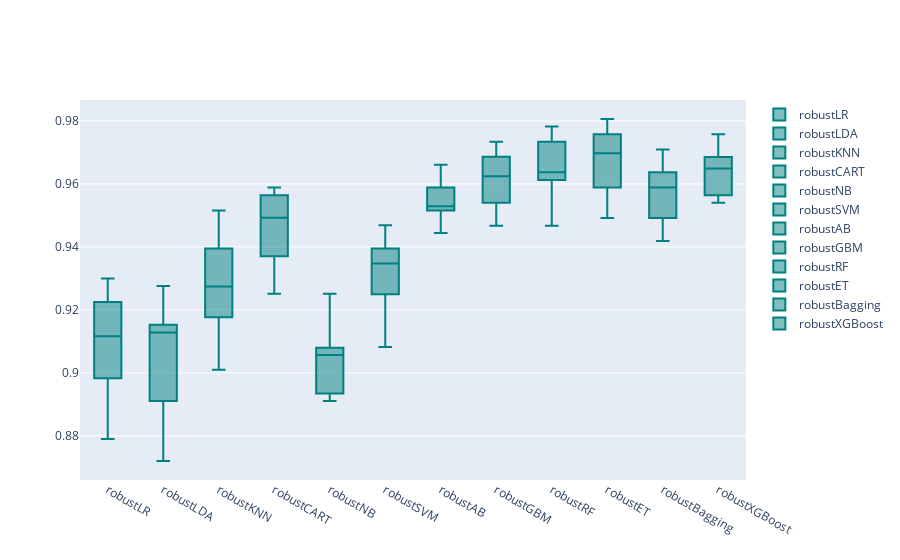

This figure's notebook cell:
### Code cell
models = GetScaledModel('robust')
names,results = BasedLine2(X_train, y_train,models)
PlotBoxR().PlotResult(names,results)

scaledScoreMinMax = ScoreDataFrame(names,results)
compareModels = pd.concat([basedLineScore,
                           scaledScoreStandard,
                          scaledScoreMinMax], axis=1)
compareModels

### Figure 1 — Plotly figure (JSON) as saved in the notebook; plotly's stock layout.template omitted (floating-point values rounded to 4 significant figures)
{"data": [{"marker": {"color": "rgb(0, 128, 128)"}, "name": "robustLR", "type": "box", "y": [0.9275, 0.93, 0.8937, 0.8789, 0.9201, 0.8983, 0.9104, 0.9128, 0.9031, 0.9225]}, {"marker": {"color": "rgb(0, 128, 128)"}, "name": "robustLDA", "type": "box", "y": [0.9275, 0.9179, 0.872, 0.8789, 0.9128, 0.908, 0.9128, 0.9128, 0.891, 0.9153]}, {"marker": {"color": "rgb(0, 128, 128)"}, "name": "robustKNN", "type": "box", "y": [0.9348, 0.9275, 0.901, 0.9177, 0.9177, 0.9492, 0.9274, 0.9395, 0.9201, 0.9516]}, {"marker": {"color": "rgb(0, 128, 128)"}, "name": "robustCART", "type": "box", "y": [0.9493, 0.9493, 0.9251, 0.937, 0.9322, 0.9588, 0.9516, 0.9492, 0.9564, 0.9564]}, {"marker": {"color": "rgb(0, 128, 128)"}, "name": "robustNB", "type": "box", "y": [0.9251, 0.9058, 0.8913, 0.891, 0.9007, 0.908, 0.9056, 0.908, 0.8935, 0.9177]}, {"marker": {"color": "rgb(0, 128, 128)"}, "name": "robustSVM", "type": "box", "y": [0.9469, 0.9324, 0.9082, 0.9153, 0.9298, 0.937, 0.9395, 0.9395, 0.9249, 0.9419]}, {"marker": {"color": "rgb(0, 128, 128)"}, "name": "robustAB", "type": "box", "y": [0.9541, 0.9517, 0.9444, 0.9516, 0.9564, 0.9613, 0.9516, 0.9492, 0.9588, 0.9661]}, {"marker": {"color": "rgb(0, 128, 128)"}, "name": "robustGBM", "type": "box", "y": [0.9686, 0.9662, 0.9469, 0.9467, 0.9637, 0.9734, 0.954, 0.9613, 0.9588, 0.9734]}, {"marker": {"color": "rgb(0, 128, 128)"}, "name": "robustRF", "type": "box", "y": [0.9638, 0.9758, 0.9589, 0.9467, 0.9613, 0.9782, 0.9734, 0.9613, 0.9637, 0.9661]}, {"marker": {"color": "rgb(0, 128, 128)"}, "name": "robustET", "type": "box", "y": [0.971, 0.971, 0.9565, 0.9492, 0.9588, 0.9806, 0.9806, 0.9661, 0.9685, 0.9758]}, {"marker": {"color": "rgb(0, 128, 128)"}, "name": "robustBagging", "type": "box", "y": [0.9469, 0.9686, 0.9541, 0.9419, 0.9637, 0.9709, 0.9492, 0.9613, 0.9588, 0.9588]}, {"marker": {"color": "rgb(0, 128, 128)"}, "name": "robustXGBoost", "type": "box", "y": [0.9638, 0.9686, 0.9589, 0.954, 0.9564, 0.9661, 0.9564, 0.9661, 0.9685, 0.9758]}], "layout": {}}
